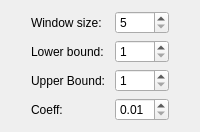
                       <widget class="QWidget" name="page_3">
                        <property name="sizePolicy">
                         <sizepolicy hsizetype="Preferred" vsizetype="Preferred">
                          <horstretch>0</horstretch>
                          <verstretch>0</verstretch>
                         </sizepolicy>
                        </property>
                        <layout class="QVBoxLayout" name="verticalLayout_26">
                         <item>
                          <layout class="QHBoxLayout" name="horizontalLayout_17">
                           <item>
                            <spacer name="horizontalSpacer_26">
                             <property name="orientation">
                              <enum>Qt::Horizontal</enum>
                             </property>
                             <property name="sizeHint" stdset="0">
                              <size>
                               <width>9</width>
                               <height>0</height>
                              </size>
                             </property>
                            </spacer>
                           </item>
                           <item>
                            <layout class="QGridLayout" name="gridLayout_12">
                             <item row="0" column="1">
                              <widget class="QSpinBox" name="wolfWindowSize">
                               <property name="toolTip">
                                <string>The dimensions of a pixel neighborhood to consider.</string>
                               </property>
                               <property name="minimum">
                                <number>5</number>
                               </property>
                               <property name="maximum">
                                <number>9999</number>
                               </property>
                              </widget>
                             </item>
                             <item row="0" column="0">
                              <widget class="QLabel" name="windowSizeLabel_2">
                               <property name="text">
                                <string>Window size:</string>
                               </property>
                              </widget>
                             </item>
                             <item row="1" column="1">
                              <widget class="QSpinBox" name="lowerBound">
                               <property name="toolTip">
                                <string>The minimum possible gray level that can be made white.</string>
                               </property>
                               <property name="minimum">
                                <number>1</number>
                               </property>
                               <property name="maximum">
                                <number>254</number>
                               </property>
                              </widget>
                             </item>
                             <item row="2" column="0">
                              <widget class="QLabel" name="upperBoundLabel">
                               <property name="text">
                                <string>Upper Bound: </string>
                               </property>
                              </widget>
                             </item>
                             <item row="1" column="0">
                              <widget class="QLabel" name="lowerBoundLabel">
                               <property name="text">
                                <string>Lower bound: </string>
                               </property>
                              </widget>
                             </item>
                             <item row="2" column="1">
                              <widget class="QSpinBox" name="upperBound">
                               <property name="toolTip">
                                <string>The maximum possible gray level that can be made black.</string>
                               </property>
                               <property name="minimum">
                                <number>1</number>
                               </property>
                               <property name="maximum">
                                <number>254</number>
                               </property>
                              </widget>
                             </item>
                             <item row="3" column="0">
                              <widget class="QLabel" name="wolfCoefLabel">
                               <property name="text">
                                <string>Coeff:</string>
                               </property>
                              </widget>
                             </item>
                             <item row="3" column="1">
                              <widget class="QDoubleSpinBox" name="wolfCoef">
                               <property name="toolTip">
                                <string>Default value is 0.3.</string>
                               </property>
                               <property name="minimum">
                                <double>0.010000000000000</double>
                               </property>
                               <property name="maximum">
                                <double>9.990000000000000</double>
                               </property>
                               <property name="singleStep">
                                <double>0.010000000000000</double>
                               </property>
                              </widget>
                             </item>
                            </layout>
                           </item>
                           <item>
                            <spacer name="horizontalSpacer_25">
                             <property name="orientation">
                              <enum>Qt::Horizontal</enum>
                             </property>
                             <property name="sizeHint" stdset="0">
                              <size>
                               <width>9</width>
                               <height>0</height>
                              </size>
                             </property>
                            </spacer>
                           </item>
                          </layout>
                         </item>
                         <item>
                          <spacer name="verticalSpacer_20">
                           <property name="orientation">
                            <enum>Qt::Vertical</enum>
                           </property>
                           <property name="sizeHint" stdset="0">
                            <size>
                             <width>1</width>
                             <height>0</height>
                            </size>
                           </property>
                          </spacer>
                         </item>
                        </layout>
                       </widget>
